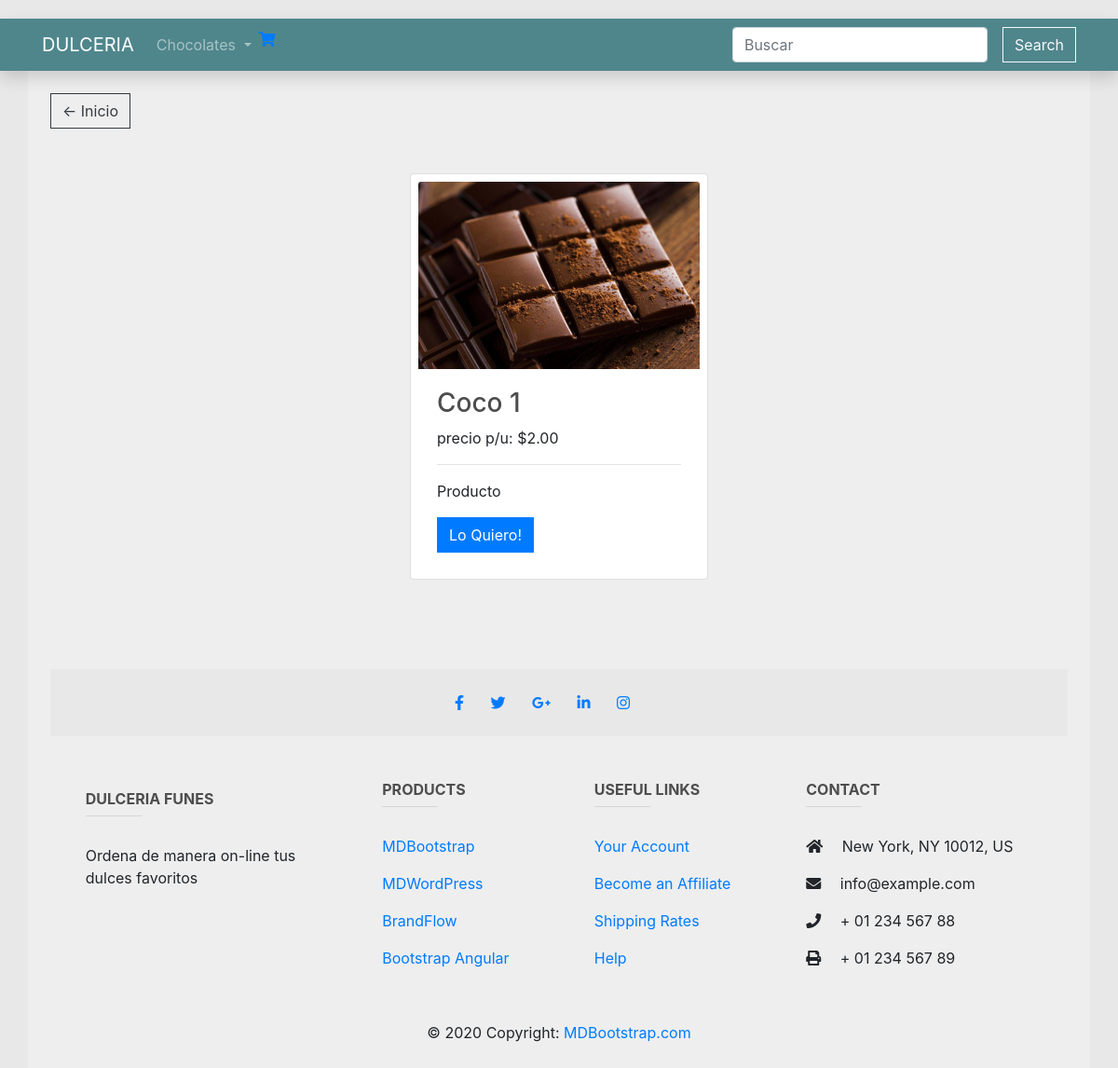
/product/1/, run on an earlier commit of the app's database.
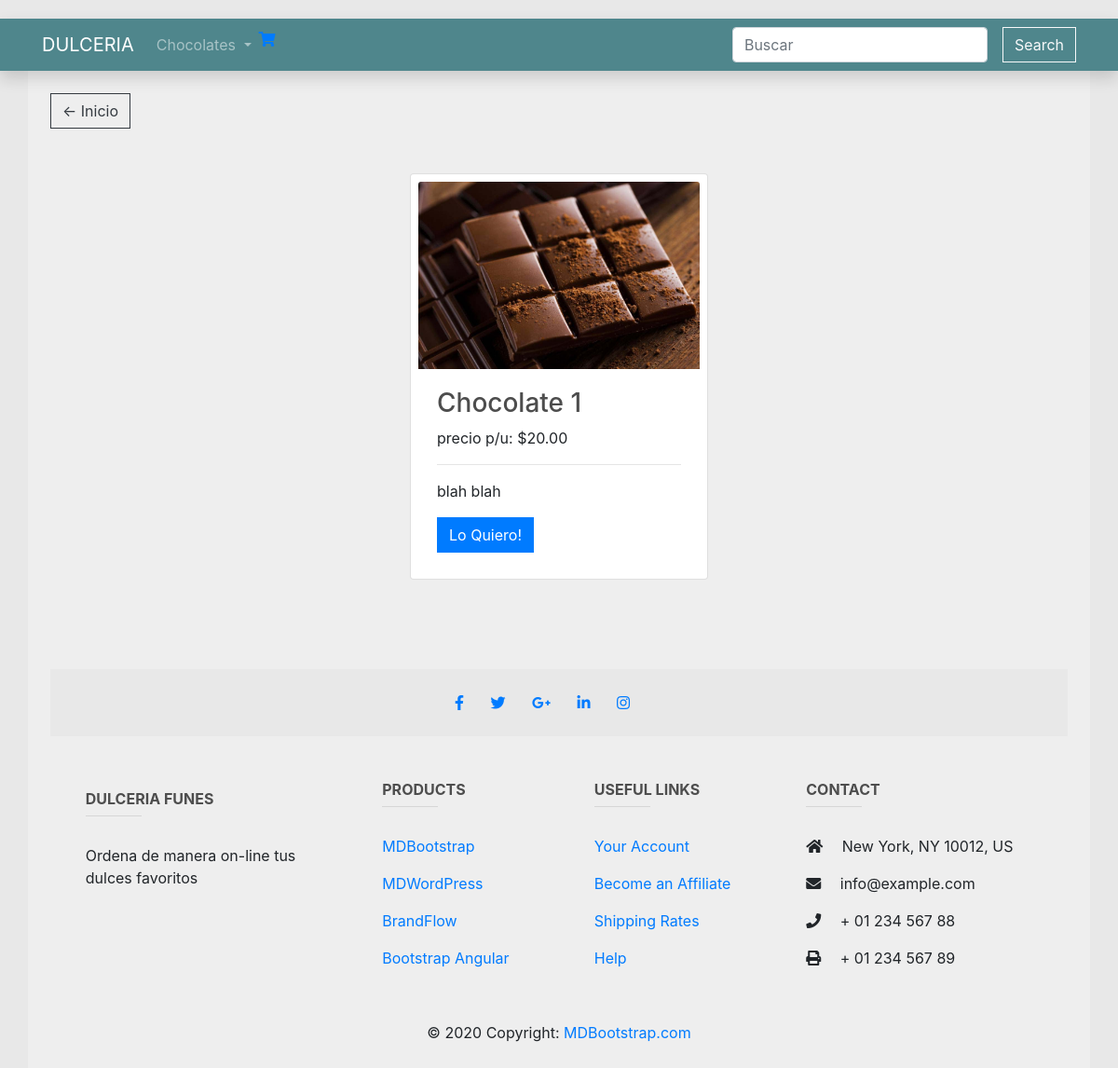
And on a later commit of the database.
### inventario_app/models.py (models this page shows, shortened)
class Product(models.Model):
    name = models.CharField(max_length=50, verbose_name="nombre")
    price = models.DecimalField(max_digits = 5, decimal_places= 2, verbose_name="precio")
    description = models.TextField(max_length=100, verbose_name="descripcion")
    timestamp = models.DateTimeField(default=timezone.now,blank=True, null=True)
    image = models.ImageField(default='chocolate.jpg',blank=True, null=True, verbose_name='imagen')
    category = models.ManyToManyField("Category", verbose_name='categoria', blank=True)
    views = models.IntegerField(default = 0, null=True, blank=True)

### inventario_app/views.py (the view)
# urls.py: path('product/<id>/', views.detail, name='detail'),
def detail(request, id):
    qs = get_object_or_404(Product, id=id)
    context = {'product': qs}
    return render(request, 'inventario_app/detail_view.html', context)

### inventario_app/templates/inventario_app/detail_view.html (shortened to what this page needs)
{% extends 'inventario_app/base.html' %}
{% block body%}
<a  class="btn btn-outline-dark" href="{% url 'index' %}">&#x2190; Inicio</a>
<div class="card mt-5 mb-5 mx-auto p-2" style="width: 20rem;">
    <img class="card-img-top" src="{{product.image.url}}" alt="Card image cap">
    <div class="card-body">
        <h3>{{product.name}}</h3>
        <p>precio p/u: ${{product.price}}</p>
         <hr>
      <p class="card-text">{{product.description}}</p>
      <a href="{% url 'add-to-cart' id=product.id%}" class="btn btn-primary" method='POST'>Lo Quiero!</a>
    </div>
  </div>
{% endblock %}

What changed in the data, as far as the page shows it:
changed Product: name "Coco 1" → "Chocolate 1"; price "2.00" → "20.00"; description "Producto" → "blah blah"
